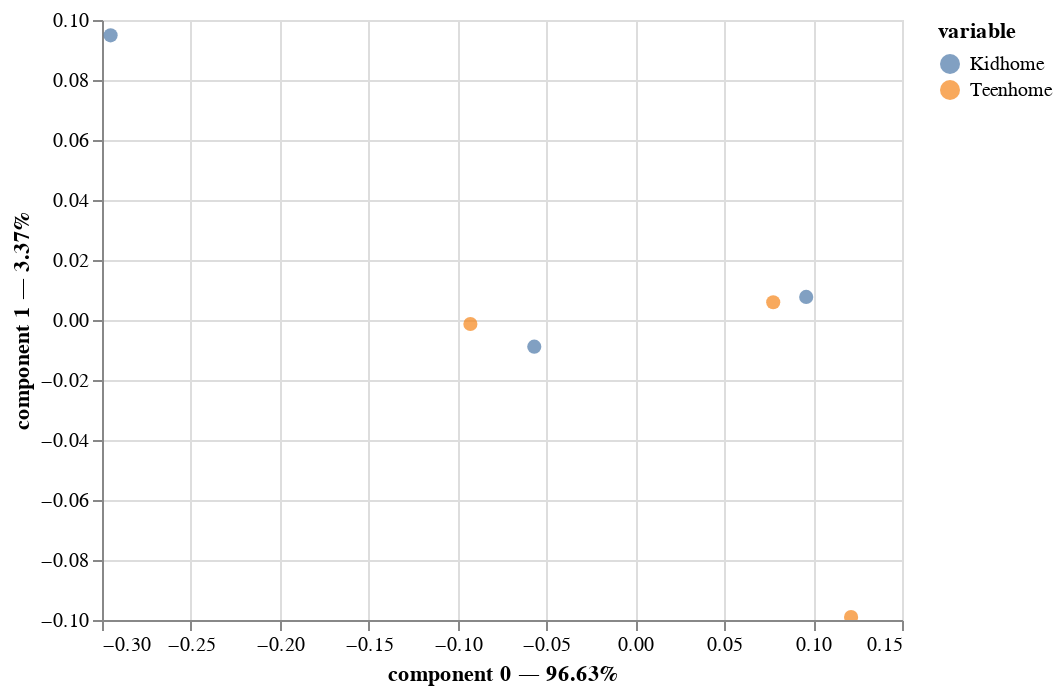

The notebook cell this image was saved under:
### Code cell
ca.plot(table_contingence)

### Figure 1 — Vega-Lite specification as saved in the notebook (floating-point values rounded to 4 significant figures)
{"config": {"view": {"continuousWidth": 400, "continuousHeight": 300}}, "data": {"name": "data-7e3b190c900cebcc623702e5b8bbeb6c"}, "mark": {"type": "circle", "size": 50}, "encoding": {"color": {"field": "variable", "type": "nominal"}, "tooltip": [{"field": "variable", "type": "nominal"}, {"field": "value", "type": "nominal"}, {"field": "component 0", "type": "quantitative"}, {"field": "component 1", "type": "quantitative"}], "x": {"axis": {"title": "component 0 — 96.63%"}, "field": "component 0", "scale": {"zero": false}, "type": "quantitative"}, "y": {"axis": {"title": "component 1 — 3.37%"}, "field": "component 1", "scale": {"zero": false}, "type": "quantitative"}}, "selection": {"selector001": {"type": "interval", "bind": "scales", "encodings": ["x", "y"]}}, "$schema": "https://vega.github.io/schema/vega-lite/v4.17.0.json", "datasets": {"data-7e3b190c900cebcc623702e5b8bbeb6c": [{"component 0": -0.05685, "component 1": -0.008883, "variable": "Kidhome", "value": "0"}, {"component 0": 0.09612, "component 1": 0.007687, "variable": "Kidhome", "value": "1"}, {"component 0": -0.2952, "component 1": 0.09489, "variable": "Kidhome", "value": "2"}, {"component 0": 0.07756, "component 1": 0.005921, "variable": "Teenhome", "value": "0"}, {"component 0": -0.09278, "component 1": -0.001348, "variable": "Teenhome", "value": "1"}, {"component 0": 0.1214, "component 1": -0.09901, "variable": "Teenhome", "value": "2"}]}}
